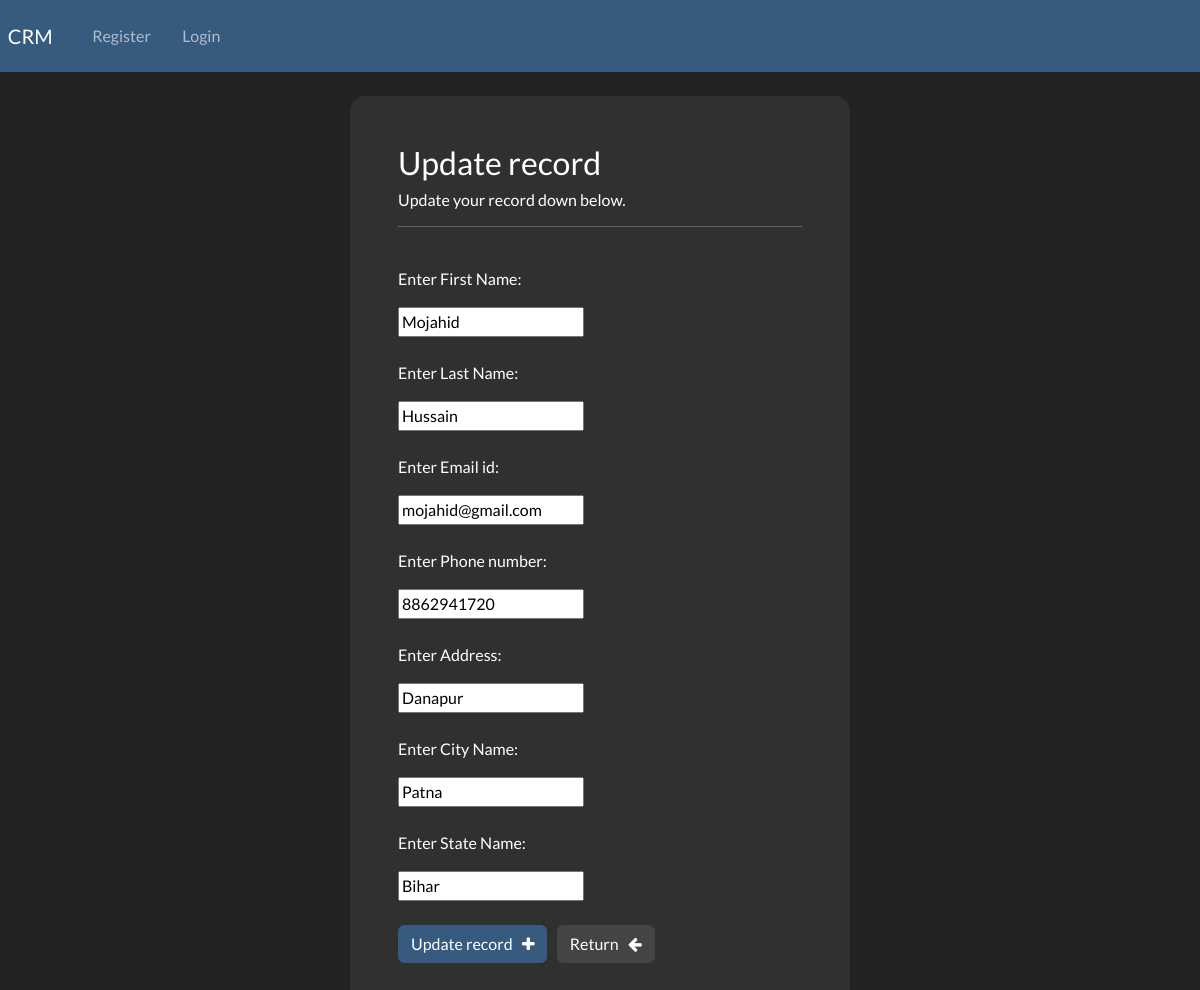
/crm/update-record/5, run on the app's committed database.
### crm/models.py (models this page shows, shortened)
class Record(models.Model):
    creation_date = models.DateTimeField(auto_now_add=True)
    first_name = models.CharField(max_length=100)
    last_name = models.CharField(max_length=100)
    email = models.CharField(max_length=200)
    phone = models.CharField(max_length=20)
    address = models.CharField(max_length=200)
    city = models.CharField(max_length=300)
    state = models.CharField(max_length=100)

### crm/views.py (the view)
# urls.py: path('update-record/<int:pk>', views.update_record, name='update-record'),
def update_record(request, pk):
    record = Record.objects.get(id=pk)
    if request.method == 'POST':
        form = UpdateRecordForm(request.POST, instance=record)
        if form.is_valid():
            form.save()
            return redirect('dashboard')
    else:
        form = UpdateRecordForm(instance=record)
    context = {'form': form}
    return render(request, 'crm/update-record.html', context=context)

### crm/forms.py
class UpdateRecordForm(forms.ModelForm):
    class Meta:
        model = Record
        fields = ['first_name', 'last_name', 'email', 'phone', 'address', 'city', 'state']

### crm/templates/crm/update-record.html (shortened to what this page needs)
{% extends "crm/layout.html" %}
{% block content %}
    <div class='container bg-dark shadow-md p-5 form-layout'>
        <h3>Update record</h3>
        <h6>Update your record down below. </h6>
        <hr><br>
        <form method='POST' autocomplete='off'>
            <p>Enter First Name:</p>
            {{ form.first_name }} <br><br>
            <p>Enter Last Name:</p>
            {{ form.last_name }} <br><br>
            <p>Enter Email id:</p>
            {{ form.email }} <br><br>
            <p>Enter Phone number:</p>
            {{ form.phone }} <br><br>
            <p>Enter Address:</p>
            {{ form.address }} <br><br>
            <p>Enter City Name:</p>
            {{ form.city }} <br><br>
            <p>Enter State Name:</p>
            {{ form.state }} <br><br>
            <button type='submit' class='btn btn-primary'>Update record &nbsp;
            <i class='fa fa-plus' aria-hidden='true'></i></button> &nbsp;
            <a href="{% url 'dashboard' %}" class='btn btn-secondary'>Return &nbsp;
            <i class='fa fa-arrow-left' aria-hidden='true'></i></a>
        </form>
    </div>
{% endblock %}

### static/css/styles.css (style rules this page uses)
.form-layout { border-radius: 15px; width: 500px; }

### data on the page
Record: first_name "Mojahid", last_name "Hussain", email "mojahid@gmail.com", phone "8862941720", address "Danapur", city "Patna", state "Bihar"
